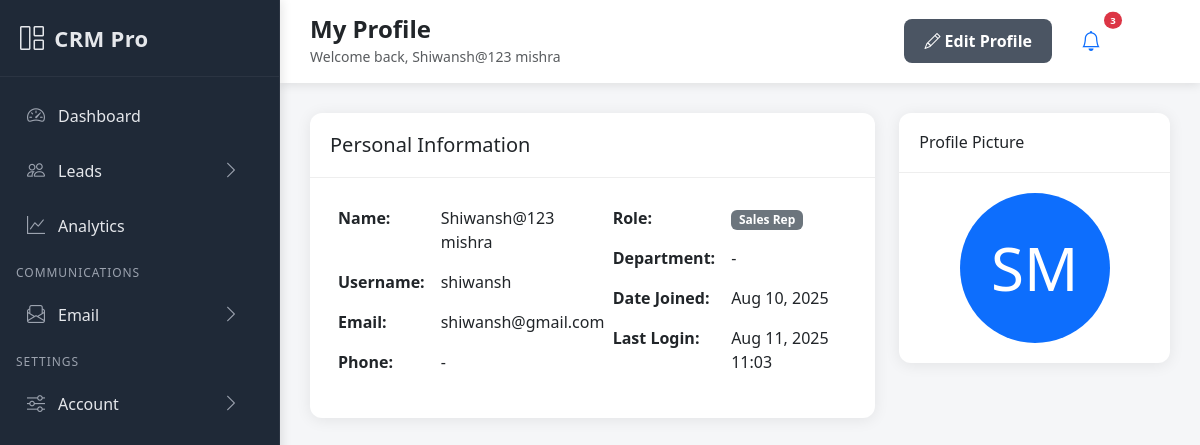
Page /accounts/profile/ (signed in) on the earlier database version.
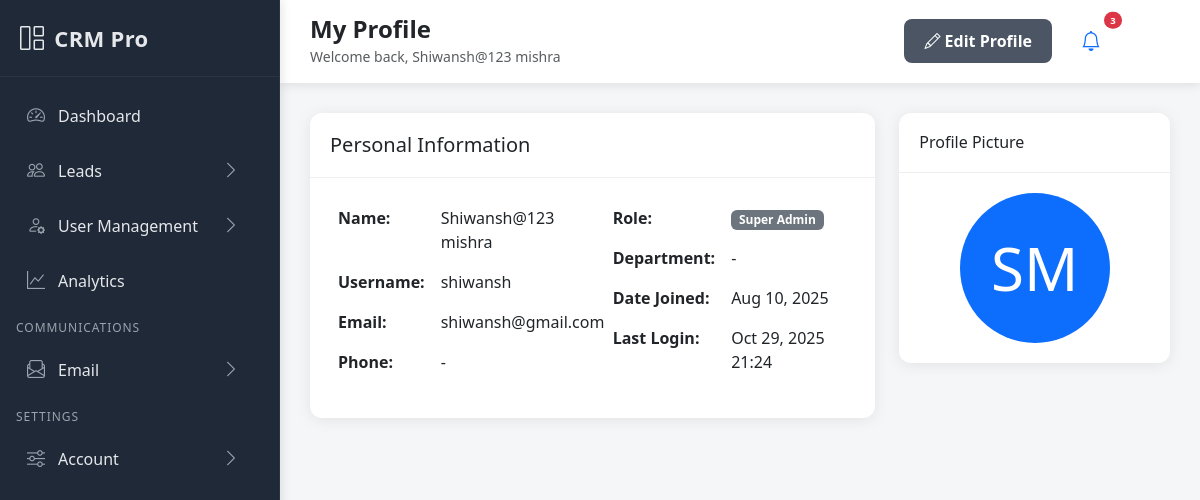
Same page on the later database version.
### accounts/models.py (models this page shows, shortened)
class CustomUser(AbstractUser):
    ROLE_CHOICES = [
        ('superadmin', 'Super Admin'),
        ('admin', 'Admin'),
        ('sales_manager', 'Sales Manager'),
        ('sales_rep', 'Sales Rep'),
        ('marketing', 'Marketing'),
    ]
    email = models.EmailField(unique=True)
    phone = models.CharField(max_length=15, blank=True, null=True)
    role = models.CharField(max_length=20, choices=ROLE_CHOICES, default='sales_rep')
    department = models.CharField(max_length=100, blank=True, null=True)
    profile_picture = models.ImageField(upload_to='profiles/', blank=True, null=True)
    is_active = models.BooleanField(default=True)
    date_joined = models.DateTimeField(auto_now_add=True)
    USERNAME_FIELD = 'username'
    REQUIRED_FIELDS = ['email', 'first_name', 'last_name']

### accounts/views.py (the view)
# urls.py: path('profile/', views.profile_view, name='profile'),
@login_required
def profile_view(request):
    try:
        profile = request.user.profile
    except UserProfile.DoesNotExist:
        profile = UserProfile.objects.create(user=request.user)
    context = {
        'profile': profile,
        'user': request.user
    }
    return render(request, 'accounts/profile.html', context)

### templates/accounts/profile.html (shortened to what this page needs)
{% extends 'base.html' %}
{% block page_title %}My Profile{% endblock %}
{% block page_actions %}
<a href="{% url 'accounts:profile_update' %}" class="btn btn-primary">
    <i class="bi bi-pencil"></i> Edit Profile
</a>
{% endblock %}
{% block content %}
<div class="row">
    <div class="col-lg-8">
        <div class="card mb-4">
            <div class="card-header">
                <h5 class="mb-0">Personal Information</h5>
            </div>
            <div class="card-body">
                <div class="row">
                    <div class="col-md-6">
                        <table class="table table-borderless">
                            <tr>
                                <td class="fw-bold">Name:</td>
                                <td>{{ user.get_full_name }}</td>
                            </tr>
                            <tr>
                                <td class="fw-bold">Username:</td>
                                <td>{{ user.username }}</td>
                            </tr>
                            <tr>
                                <td class="fw-bold">Email:</td>
                                <td>{{ user.email }}</td>
                            </tr>
                            <tr>
                                <td class="fw-bold">Phone:</td>
                                <td>{{ user.phone|default:"-" }}</td>
                            </tr>
                        </table>
                    </div>
                    <div class="col-md-6">
                        <table class="table table-borderless">
                            <tr>
                                <td class="fw-bold">Role:</td>
                                <td><span class="badge bg-secondary">{{ user.get_role_display }}</span></td>
                            </tr>
                            <tr>
                                <td class="fw-bold">Department:</td>
                                <td>{{ user.department|default:"-" }}</td>
                            </tr>
                            <tr>
                                <td class="fw-bold">Date Joined:</td>
                                <td>{{ user.date_joined|date:"M d, Y" }}</td>
                            </tr>
                            <tr>
                                <td class="fw-bold">Last Login:</td>
                                <td>{{ user.last_login|date:"M d, Y H:i"|default:"Never" }}</td>
                            </tr>
                        </table>
                    </div>
                </div>
            </div>
        </div>
    </div>
    <div class="col-lg-4">
        <div class="card">
            <div class="card-header">
                <h6 class="mb-0">Profile Picture</h6>
            </div>
            <div class="card-body text-center">
                {% if user.profile_picture %}
                <img src="{{ user.profile_picture.url }}" class="rounded-circle" width="150" height="150">
                {% else %}
                <div class="bg-primary rounded-circle text-white d-flex align-items-center justify-content-center mx-auto" style="width: 150px; height: 150px; font-size: 60px;">
                    {{ user.first_name.0|upper }}{{ user.last_name.0|upper }}
                </div>
                {% endif %}
            </div>
        </div>
    </div>
</div>
{% endblock %}

### templates/base.html (shortened to what this page needs)
<!DOCTYPE html>
<html lang="en">
<head>
    <link href="https://cdn.jsdelivr.net/npm/bootstrap@5.3.0/dist/css/bootstrap.min.css" rel="stylesheet">
    <link href="https://cdn.jsdelivr.net/npm/bootstrap-icons@1.10.0/font/bootstrap-icons.css" rel="stylesheet">
</head>
<body>
    <nav class="sidebar" id="sidebar">
        <div class="sidebar-header">
            <a href="{% url 'dashboard:home' %}" class="sidebar-brand">
                <i class="bi bi-grid-1x2"></i>
                <span>CRM Pro</span>
            </a>
        </div>
        <ul class="nav flex-column sidebar-nav">
            <li class="nav-item">
                <a class="nav-link {% if request.resolver_match.url_name == 'home' %}active{% endif %}" href="{% url 'dashboard:home' %}">
                    <i class="bi bi-speedometer2"></i>
                    <span>Dashboard</span>
                </a>
            </li>
            <li class="nav-item">
                <a class="nav-link" data-bs-toggle="collapse" href="#menu-leads" role="button" aria-expanded="{% if request.resolver_match.app_name == 'leads' %}true{% else %}false{% endif %}" aria-controls="menu-leads">
                    <i class="bi bi-people"></i>
                    <span>Leads</span>
                    <i class="bi bi-chevron-right chevron"></i>
                </a>
            </li>
            {% if user.role == 'admin' or user.role == 'superadmin' %}
            <li class="nav-item">
                <a class="nav-link" data-bs-toggle="collapse" href="#menu-users" role="button" aria-expanded="{% if request.resolver_match.app_name == 'accounts' and 'user' in request.path %}true{% else %}false{% endif %}" aria-controls="menu-users">
                    <i class="bi bi-person-gear"></i>
                    <span>User Management</span>
                    <i class="bi bi-chevron-right chevron"></i>
                </a>
            </li>
            {% endif %}
            <li class="nav-item">
                <a class="nav-link {% if request.resolver_match.url_name == 'analytics' and request.resolver_match.app_name == 'dashboard' %}active{% endif %}" href="{% url 'dashboard:analytics' %}">
                    <i class="bi bi-graph-up"></i>
                    <span>Analytics</span>
                </a>
            </li>
            <li class="menu-section">Communications</li>
            <li class="nav-item">
                <a class="nav-link" data-bs-toggle="collapse" href="#menu-comm" role="button" aria-expanded="{% if request.resolver_match.app_name == 'communications' %}true{% else %}false{% endif %}" aria-controls="menu-comm">
                    <i class="bi bi-envelope-paper"></i>
                    <span>Email</span>
                    <i class="bi bi-chevron-right chevron"></i>
                </a>
            </li>
            <li class="menu-section">Settings</li>
            <li class="nav-item">
                <a class="nav-link" data-bs-toggle="collapse" href="#menu-settings" role="button" aria-expanded="false" aria-controls="menu-settings">
                    <i class="bi bi-sliders"></i>
                    <span>Account</span>
                    <i class="bi bi-chevron-right chevron"></i>
                </a>
            </li>
        </ul>
    </nav>
    <div class="main-content">
        <div class="topbar">
            <div class="d-flex justify-content-between align-items-center">
                <div class="page-header">
                    <h4 class="mb-0 fw-bold">{% block page_title %}Dashboard{% endblock %}</h4>
                    <small class="text-muted">{% block page_subtitle %}Welcome back, {{ user.get_full_name }}{% endblock %}</small>
                </div>
                <div class="d-flex align-items-center gap-3">
                    <div class="page-actions">
                        {% block page_actions %}{% endblock %}
                    </div>
                    <div class="dropdown">
                        <button class="btn btn-link position-relative" data-bs-toggle="dropdown">
                            <i class="bi bi-bell fs-5"></i>
                            <span class="position-absolute top-0 start-100 translate-middle badge rounded-pill bg-danger" style="font-size: 0.6em;">
                                3
                            </span>
                        </button>
                    </div>
                    <div class="dropdown user-menu">
                        <div class="user-avatar" data-bs-toggle="dropdown">
                        </div>
                    </div>
                </div>
            </div>
        </div>
        <div class="content-area">
            <div class="page-content fade-in">
                {% block content %}{% endblock %}
            </div>
        </div>
    </div>
</body>
</html>

### templates/base.html (style rules this page uses)
:root { --sidebar-width: 280px; --sidebar-bg: #1f2937; --sidebar-bg-hover: #374151; --sidebar-border: #2b3442; --sidebar-text: #e5e7eb; --sidebar-text-dim: #9ca3af; --accent: #9ca3af; }
body { font-family: 'Segoe UI', Tahoma, Geneva, Verdana, sans-serif; background-color: #f5f6f8; }
.sidebar { min-height: 100vh; height: 100vh; width: var(--sidebar-width); background: var(--sidebar-bg); position: fixed; top: 0; left: 0; z-index: 1000; transition: all 0.3s ease; box-shadow: 2px 0 10px rgba(0,0,0,0.1); border-right: 1px solid var(--sidebar-border); overflow-y: auto; overflow-x: hidden; display: flex; flex-direction: column; -webkit-overflow-scrolling: touch; overscroll-behavior: contain; }
.sidebar-header { padding: 20px; border-bottom: 1px solid var(--sidebar-border); position: sticky; top: 0; background: var(--sidebar-bg); }
.sidebar-brand { color: var(--sidebar-text); text-decoration: none; font-size: 22px; font-weight: 700; display: flex; align-items: center; letter-spacing: 0.3px; }
.sidebar-brand i { margin-right: 10px; font-size: 24px; }
.sidebar-nav { padding: 12px 0; flex: 1; }
.nav-item { margin-bottom: 2px; }
.nav-link { color: var(--sidebar-text); padding: 11px 16px; border-radius: 8px; display: flex; align-items: center; transition: background-color 0.2s ease, color 0.2s ease; text-decoration: none; position: relative; margin: 2px 10px; }
.nav-link .chevron { margin-left: auto; transition: transform 0.2s ease; color: var(--sidebar-text-dim); }
.nav-link i { margin-right: 12px; font-size: 18px; width: 20px; text-align: center; color: var(--sidebar-text-dim); }
.menu-section { padding: 10px 16px 6px; color: var(--sidebar-text-dim); font-size: 12px; text-transform: uppercase; letter-spacing: 0.08em; }
.main-content { margin-left: var(--sidebar-width); min-height: 100vh; transition: margin-left 0.3s ease; }
.topbar { background: white; box-shadow: 0 2px 10px rgba(0,0,0,0.1); padding: 15px 30px; position: sticky; top: 0; z-index: 999; }
.content-area { padding: 30px; }
.card { border: none; box-shadow: 0 2px 15px rgba(0,0,0,0.08); border-radius: 12px; transition: all 0.3s ease; }
.card-header { background: transparent; border-bottom: 1px solid #eee; padding: 20px; font-weight: 600; }
.card-body { padding: 20px; }
.btn-primary { background: #4b5563; border: none; border-radius: 8px; padding: 10px 20px; font-weight: 600; transition: all 0.3s ease; }
.table { border-radius: 8px; overflow: hidden; }
.fade-in { animation: fadeIn 0.5s ease-out; }
.user-menu { position: relative; }
.user-avatar { width: 40px; height: 40px; border-radius: 50%; background: var(--primary-gradient); color: white; display: flex; align-items: center; justify-content: center; font-weight: 600; cursor: pointer; transition: all 0.3s ease; }

Differences in the rows shown:
changed CustomUser "Shiwansh@123 mishra": role "Sales Rep" → "Super Admin"; last_login "Aug 11, 2025 11:03" → "Oct 29, 2025 21:24"
Other differences:
text now shown: "User Management"
